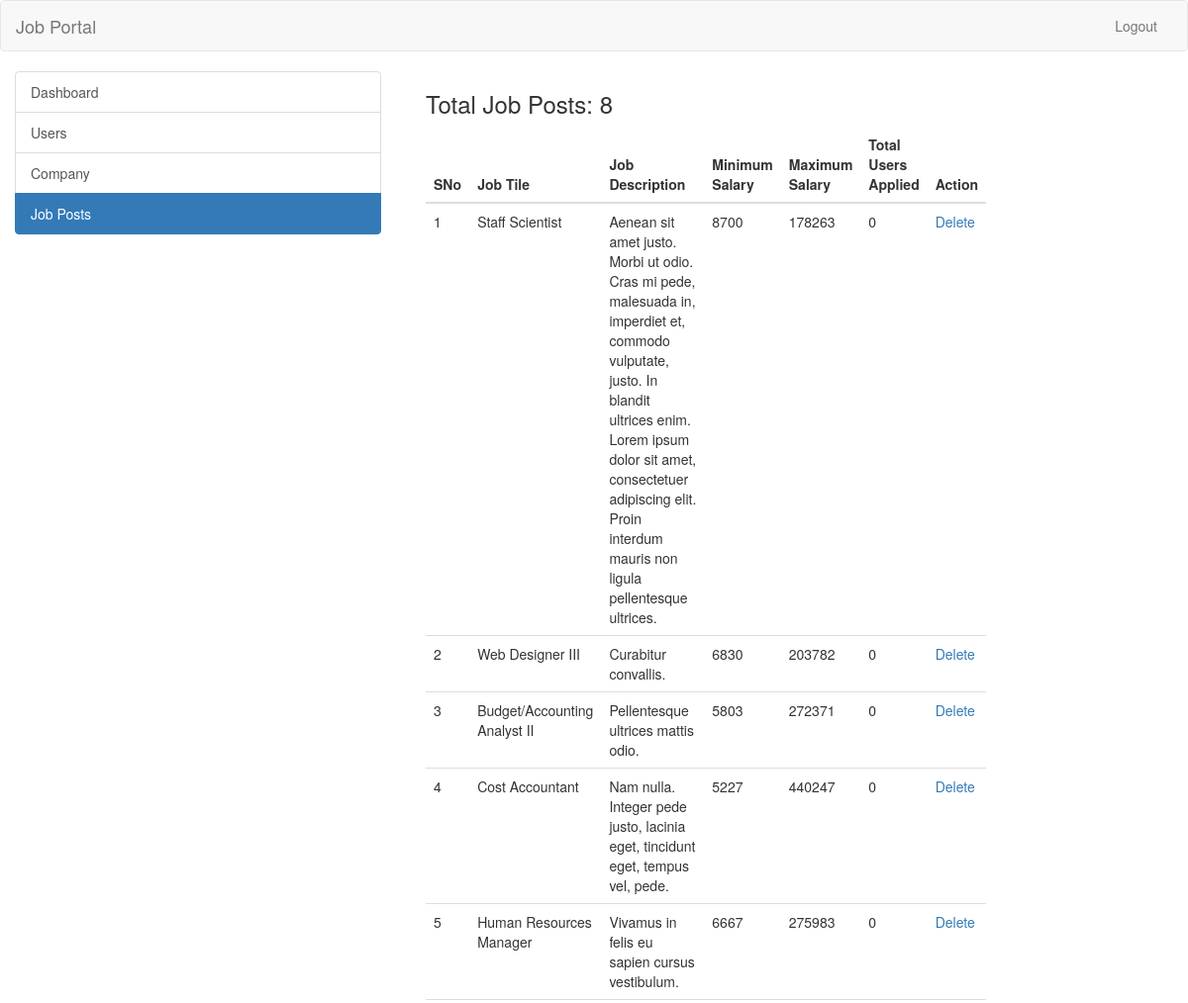
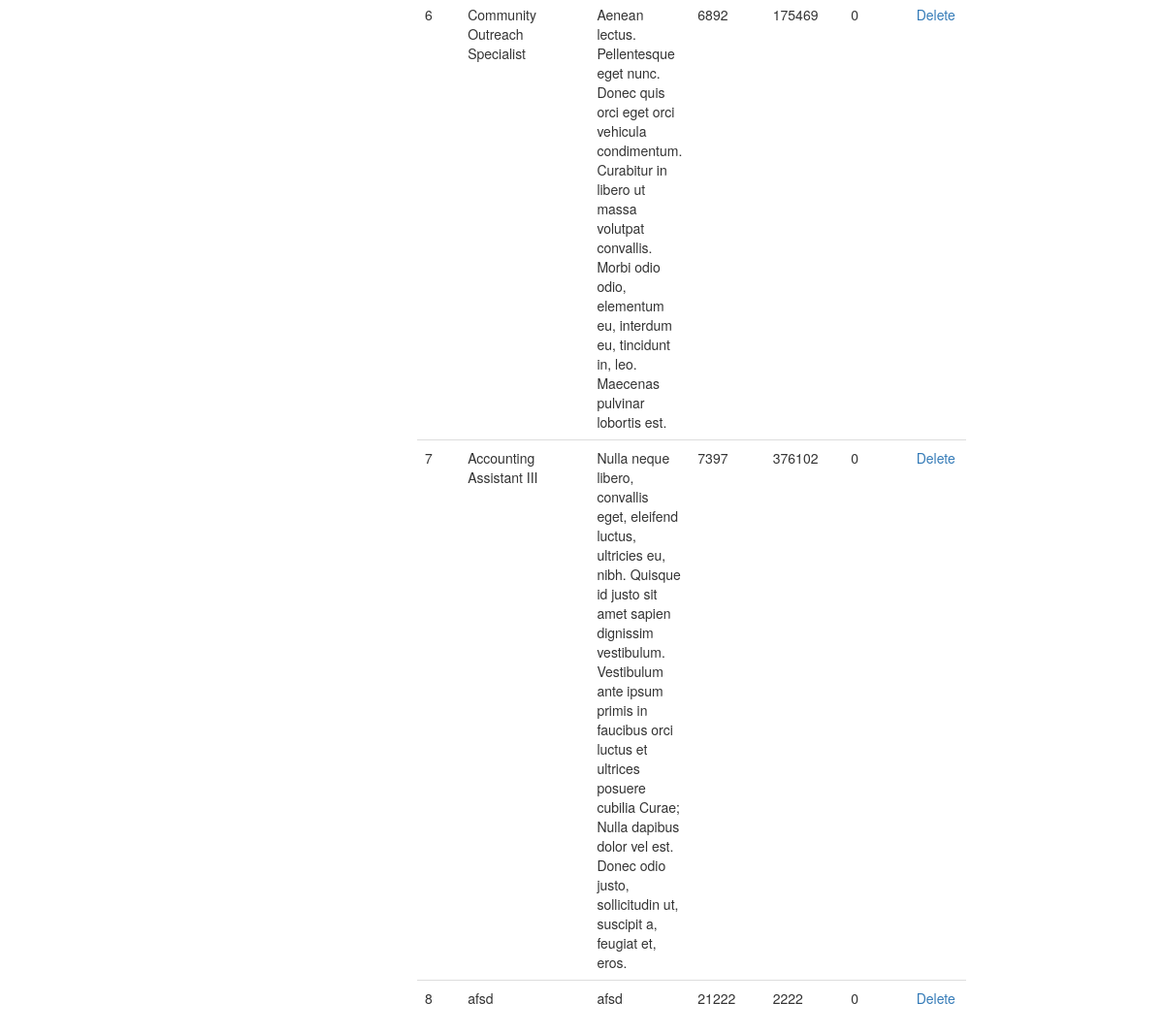
Page /admin/job-posts.php (signed in) on the committed database (2 pictures, top to bottom).
### tables this page shows
CREATE TABLE `job_post` (
  `id_jobpost` int(11) NOT NULL,
  `id_company` int(11) NOT NULL,
  `jobtitle` varchar(255) NOT NULL,
  `description` text NOT NULL,
  `minimumsalary` varchar(255) NOT NULL,
  `maximumsalary` varchar(255) NOT NULL,
  `experience` varchar(255) NOT NULL,
  `qualification` varchar(255) NOT NULL,
  `createdat` timestamp NOT NULL DEFAULT CURRENT_TIMESTAMP
);

### admin/job-posts.php (the view, shortened to what this page needs)
<?php
require_once("../db.php");
?>
<!DOCTYPE html>
<html lang="en">
  <head>
    <link rel="stylesheet" href="https://maxcdn.bootstrapcdn.com/bootstrap/3.3.7/css/bootstrap.min.css">
  </head>
  <body>
    <header>
      <nav class="navbar navbar-default">
        <div class="container-fluid">
          <div class="navbar-header">
            <a class="navbar-brand" href="../index.php">Job Portal</a>
          </div>
          <div class="collapse navbar-collapse" id="bs-example-navbar-collapse-1">
            <ul class="nav navbar-nav navbar-right">
              <li><a href="../logout.php">Logout</a></li>
            </ul>
          </div>
        </div>
      </nav>
    </header>
    <div class="container-fluid">
      <div class="row">
        <div class="col-md-4">
          <div class="list-group">
            <a href="dashboard.php" class="list-group-item">Dashboard</a>
            <a href="user.php" class="list-group-item">Users</a>
            <a href="company.php" class="list-group-item ">Company</a>
            <a href="job-posts.php" class="list-group-item active">Job Posts</a>
          </div>
        </div>
        <div class="col-md-6">
          <div class="col-md-6">
        <?php
          $sql = "SELECT * FROM job_post";
          $result = $conn->query($sql);
          if($result->num_rows > 0) {
            echo '<h3>Total Job Posts: ' . $result->num_rows . '</h3>';
          }
        ?>
          <table class="table">
            <thead>
              <th>SNo</th>
              <th>Job Tile</th>
              <th>Job Description</th>
              <th>Minimum Salary</th>
              <th>Maximum Salary</th>
              <th>Total Users Applied</th>
              <th>Action</th>
            </thead>
            <tbody>
              <?php
                $sql = "SELECT * FROM job_post";
                $result = $conn->query($sql);
                if($result->num_rows > 0) {
                  $i = 0;
                  while($row = $result->fetch_assoc()) {
                    ?>
                      <tr>
                        <td><?php echo ++$i; ?></td>
                        <td><?php echo $row['jobtitle']; ?></td>
                        <td><?php echo $row['description']; ?></td>
                        <td><?php echo $row['minimumsalary']; ?></td>
                        <td><?php echo $row['maximumsalary']; ?></td>
                        <?php
                          $sql1 = "SELECT COUNT(apply_job_post.id_apply) AS totalNo FROM job_post INNER JOIN apply_job_post ON job_post.id_jobpost=apply_job_post.id_jobpost WHERE job_post.id_jobpost='$row[id_jobpost]'";
                          $result1 = $conn->query($sql1);
                          if($result1->num_rows > 0) {
                             while($row1 = $result1->fetch_assoc()) {
                            ?>
                             <td><?php echo $row1['totalNo']; ?></td>
                            <?php
                          }
                        }
                        ?>
                        <td><a href="delete-job-post.php?id=<?php echo $row['id_jobpost']; ?>">Delete</a></td>
                      </tr>
                    <?php
                  }
                }
              ?>
            </tbody>
          </table>
        </div>
      </div>
    </div>
  </body>
</html>

### rows in the picture
job_post: jobtitle "Staff Scientist", description "Aenean sit amet justo. Morbi ut odio. Cras mi pede, malesuada in, imperdiet et, commodo vulputate, justo. In blandit ultrices enim. Lorem ipsum dolor sit amet, consectetuer adipiscing elit. Proin interdum mauris non ligula pellentesque ultrices.", minimumsalary "8700", maximumsalary "178263", totalNo "0"
job_post: jobtitle "Web Designer III", description "Curabitur convallis.", minimumsalary "6830", maximumsalary "203782", totalNo "0"
job_post: jobtitle "Budget/Accounting Analyst II", description "Pellentesque ultrices mattis odio.", minimumsalary "5803", maximumsalary "272371", totalNo "0"
job_post: jobtitle "Cost Accountant", description "Nam nulla. Integer pede justo, lacinia eget, tincidunt eget, tempus vel, pede.", minimumsalary "5227", maximumsalary "440247", totalNo "0"
job_post: jobtitle "Human Resources Manager", description "Vivamus in felis eu sapien cursus vestibulum.", minimumsalary "6667", maximumsalary "275983", totalNo "0"
job_post: jobtitle "Community Outreach Specialist", description "Aenean lectus. Pellentesque eget nunc. Donec quis orci eget orci vehicula condimentum. Curabitur in libero ut massa volutpat convallis. Morbi odio odio, elementum eu, interdum eu, tincidunt in, leo. Maecenas pulvinar lobortis est.", minimumsalary "6892", maximumsalary "175469", totalNo "0"
job_post: jobtitle "Accounting Assistant III", description "Nulla neque libero, convallis eget, eleifend luctus, ultricies eu, nibh. Quisque id justo sit amet sapien dignissim vestibulum. Vestibulum ante ipsum primis in faucibus orci luctus et ultrices posuere cubilia Curae; Nulla dapibus dolor vel est. Donec odio justo, sollicitudin ut, suscipit a, feugiat et, eros.", minimumsalary "7397", maximumsalary "376102", totalNo "0"
job_post: jobtitle "afsd", description "afsd", minimumsalary "21222", maximumsalary "2222", totalNo "0"

### other values in the picture
$result->num_rows "8"
